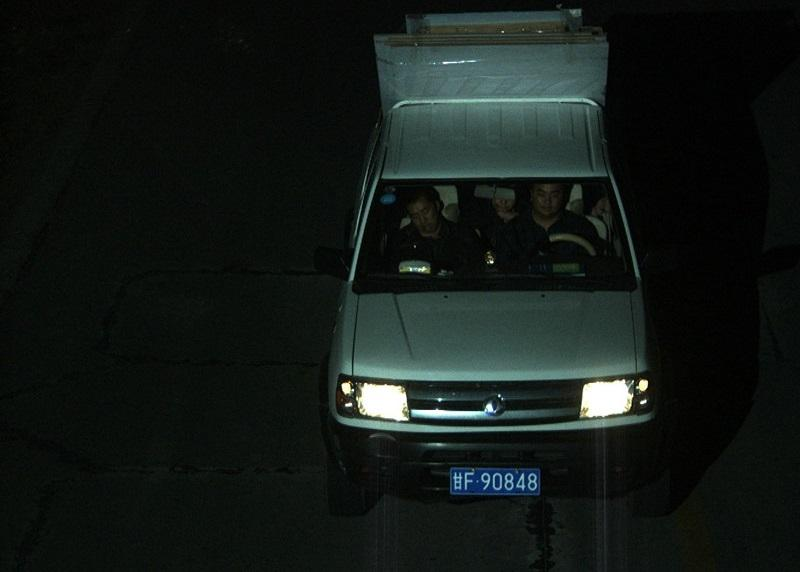
#> input picture OpenCV/课堂测试/car.png, 800 x 572 px
$ jupyter execute Untitled.ipynb
#> lines starting #> are read from the running program, lines starting #| are printed output that depends on the picture; after the words box and inside, x2 and y2 are one past the last pixel; in counts of white or black regions, pixels touching at a corner belong together
[cell 1]
import cv2
import numpy as np

[cell 2]
img = cv2.imread("car.png")
#> img is the input picture: shape (572, 800, 3); mean B, G, R 23, 26.2, 19.6
gray = cv2.cvtColor(img, cv2.COLOR_BGR2GRAY)
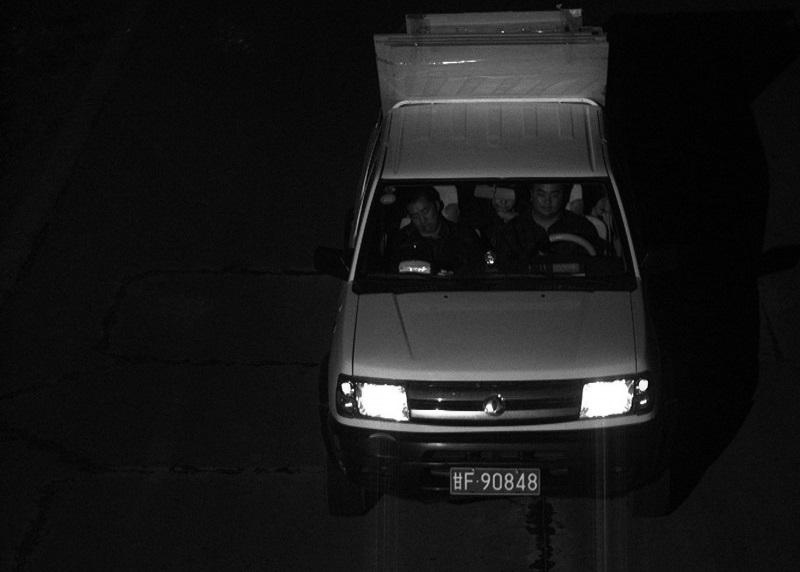
#> gray: shape (572, 800); min 0, max 255, mean 23.8

[cell 3]
ret_fixed, binary_fixed = cv2.threshold(gray, 100, 255, cv2.THRESH_BINARY)
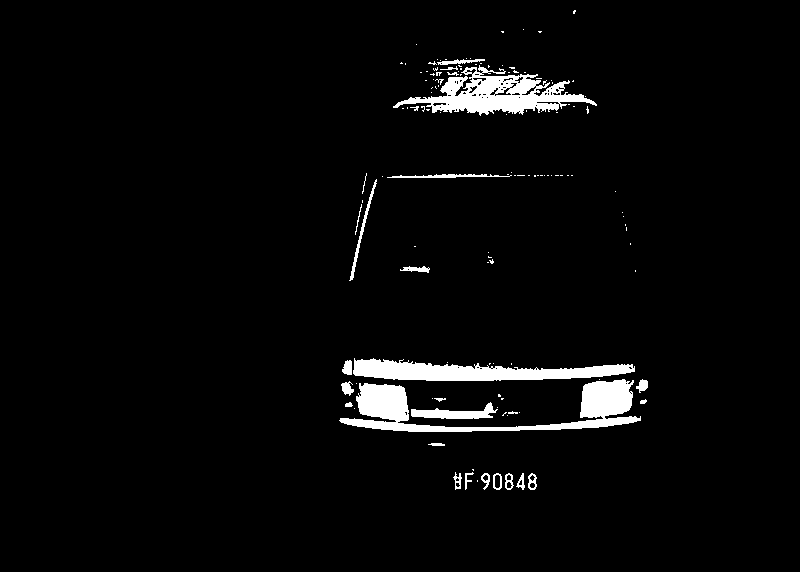
#> binary_fixed: shape (572, 800); 3.6% white; 127 white regions (99 under 20 px), largest, box (x1, y1, x2, y2) and area: (339, 379, 641, 432) 5192, (393, 65, 597, 116) 4243, (353, 358, 635, 381) 3803

[cell 4]
ret_otsu, binary_otsu = cv2.threshold(gray, 0, 255, cv2.THRESH_BINARY + cv2.THRESH_OTSU)
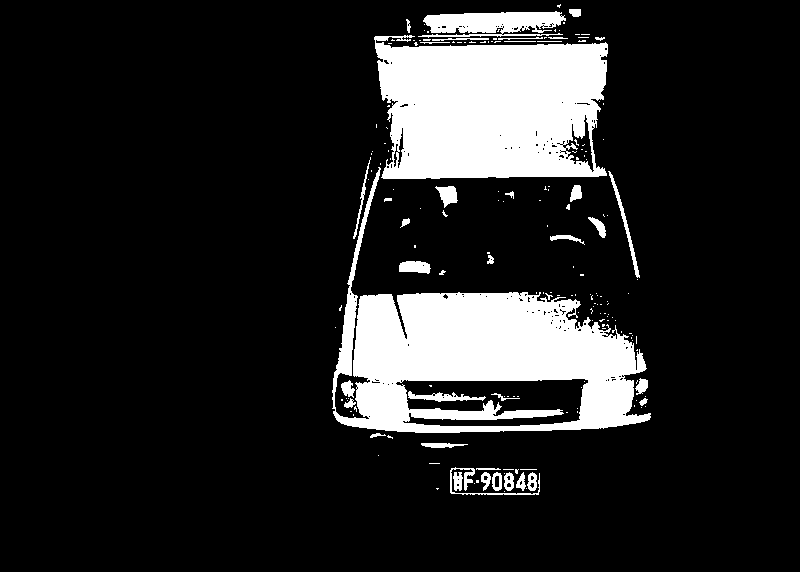
#> binary_otsu: shape (572, 800); 14.5% white; 185 white regions (145 under 20 px), largest, box (x1, y1, x2, y2) and area: (332, 167, 651, 433) 30910, (374, 35, 608, 179) 27762, (418, 11, 566, 38) 2681
#> ret_otsu = 51

[cell 5]
import matplotlib.pyplot as plt

# 绘图展示
plt.figure(figsize=(12, 4))

plt.subplot(131)
plt.imshow(gray, cmap="gray")
plt.title("Gray Image")
plt.axis("off")

plt.subplot(132)
plt.imshow(binary_fixed, cmap="gray")
plt.title("Fixed Threshold")
plt.axis("off")

plt.subplot(133)
plt.imshow(binary_otsu, cmap="gray")
plt.title("Otsu Threshold")
plt.axis("off")

plt.tight_layout()
plt.show()
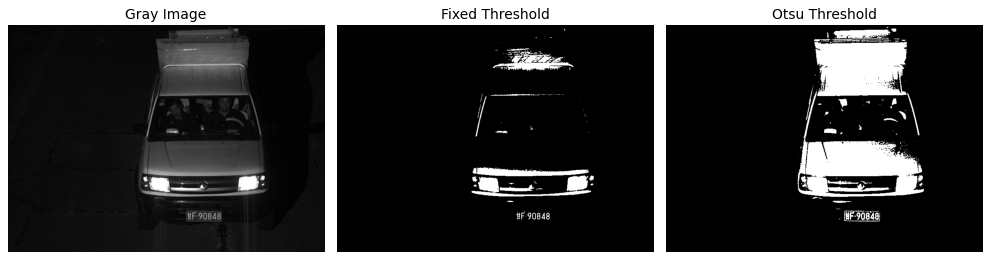
#> figure drawn by matplotlib, 3 panels
